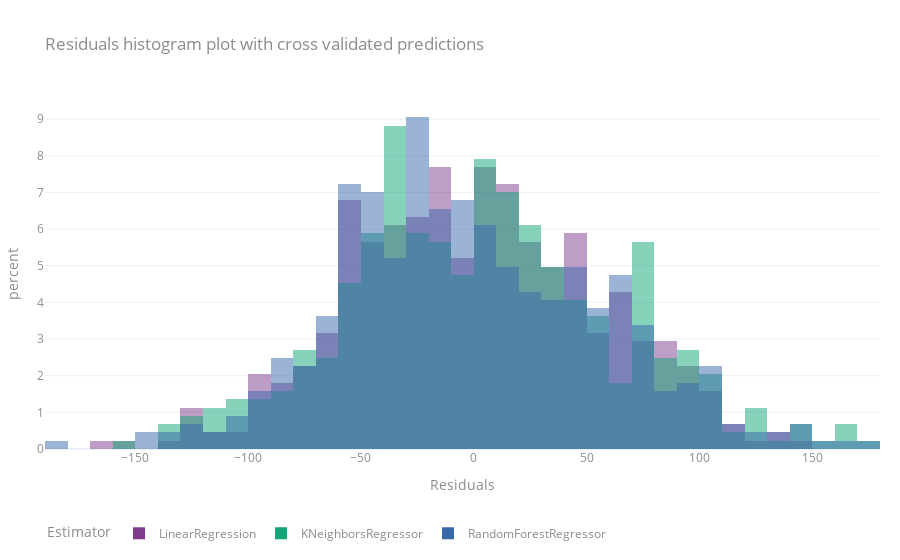

The code cell stored with this chart in its notebook:
### Code cell
reg.plot.residuals_histogram(estimator_names=selected_reg)

### Figure 1 — Plotly figure (JSON) as saved in the notebook; plotly's stock layout.template omitted (floating-point values rounded to 4 significant figures; data arrays with more than 128 entries replaced by an {"elided": "..."} marker saying what was removed)
{"data": [{"alignmentgroup": "True", "bingroup": "x", "histnorm": "percent", "hovertemplate": "Estimator=LinearRegression<br>Residuals=%{x}<br>percent=%{y}<extra></extra>", "legendgroup": "LinearRegression", "marker": {"color": "rgb(127, 60, 141)", "opacity": 0.5, "pattern": {"shape": ""}}, "name": "LinearRegression", "offsetgroup": "LinearRegression", "orientation": "v", "showlegend": true, "type": "histogram", "x": {"elided": "442 float values"}, "xaxis": "x", "yaxis": "y"}, {"alignmentgroup": "True", "bingroup": "x", "histnorm": "percent", "hovertemplate": "Estimator=KNeighborsRegressor<br>Residuals=%{x}<br>percent=%{y}<extra></extra>", "legendgroup": "KNeighborsRegressor", "marker": {"color": "rgb(17, 165, 121)", "opacity": 0.5, "pattern": {"shape": ""}}, "name": "KNeighborsRegressor", "offsetgroup": "KNeighborsRegressor", "orientation": "v", "showlegend": true, "type": "histogram", "x": {"elided": "442 float values"}, "xaxis": "x", "yaxis": "y"}, {"alignmentgroup": "True", "bingroup": "x", "histnorm": "percent", "hovertemplate": "Estimator=RandomForestRegressor<br>Residuals=%{x}<br>percent=%{y}<extra></extra>", "legendgroup": "RandomForestRegressor", "marker": {"color": "rgb(57, 105, 172)", "opacity": 0.5, "pattern": {"shape": ""}}, "name": "RandomForestRegressor", "offsetgroup": "RandomForestRegressor", "orientation": "v", "showlegend": true, "type": "histogram", "x": {"elided": "442 float values"}, "xaxis": "x", "yaxis": "y"}], "layout": {"barmode": "overlay", "legend": {"title": {"text": "Estimator"}, "tracegroupgap": 0}, "title": {"text": "Residuals histogram plot with cross validated predictions"}, "xaxis": {"anchor": "y", "domain": [0, 1], "title": {"text": "Residuals"}}, "yaxis": {"anchor": "x", "domain": [0, 1], "title": {"text": "percent"}}}}
